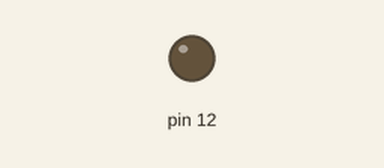
This sketch was run on a simulated Arduino Uno, built with avr-gcc and run on an emulated ATmega328P. Parts: output pins drawn as LEDs (lit = HIGH).

Above: at 0.1 s.
At 3.01 s:
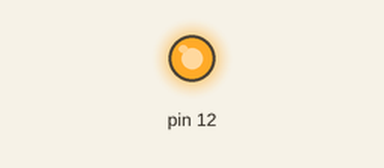
Timing chart, 0 to 4.6 s (numbered marks = the images above):
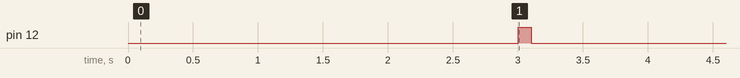

The sketch:

main.ino
```cpp
void setup() {

  pinMode(12, OUTPUT);
  digitalWrite(12, LOW);

  delay(3000);
  digitalWrite(12, HIGH);   // turn the LED on (HIGH is the voltage level)
  delay(100);              // wait for a second
  digitalWrite(12, LOW);    // turn the LED off by making the voltage LOW
  delay(100);              // wait for a second


}

void loop() {
  // put your main code here, to run repeatedly:

}
```
